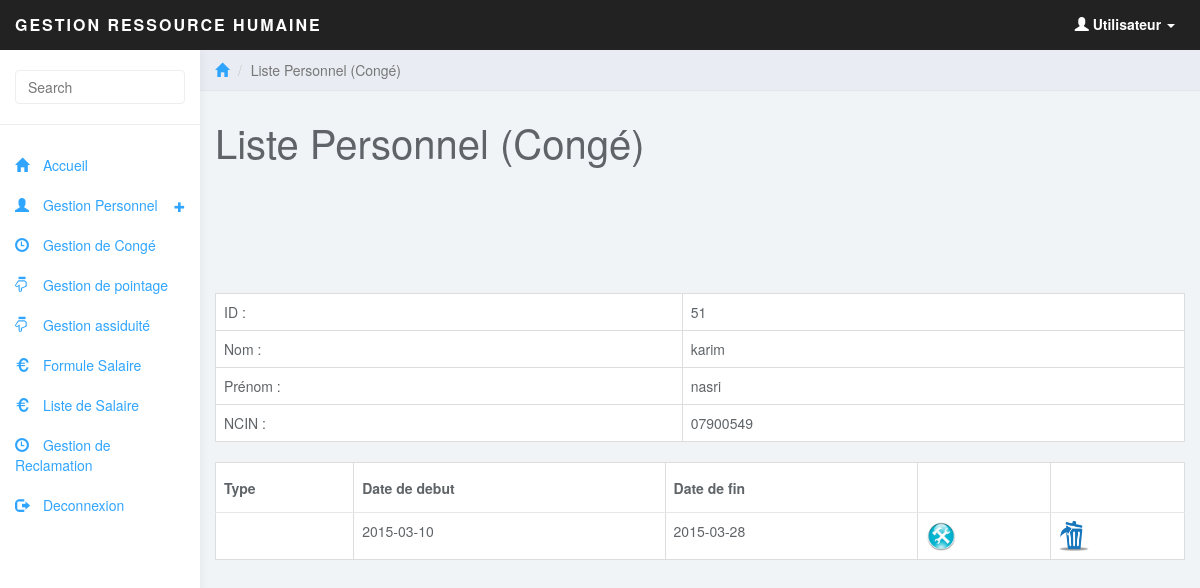
Page /user/afficher_conge.php?id=51 (signed in) on the committed database.
### tables this page shows
CREATE TABLE IF NOT EXISTS `personnel` (
  `id_personnel` int(100) NOT NULL AUTO_INCREMENT,
  `poste` text NOT NULL,
  `ncin` text NOT NULL,
  `email` text NOT NULL,
  `tel` text NOT NULL,
  `nom` text NOT NULL,
  `prenom` text NOT NULL,
  `id_departement` int(11) NOT NULL,
  `id_user` int(11) NOT NULL,
  PRIMARY KEY (`id_personnel`),
  KEY `id_departement` (`id_departement`),
  KEY `id_user` (`id_user`)
);

CREATE TABLE IF NOT EXISTS `conge` (
  `id_conge` int(11) NOT NULL AUTO_INCREMENT,
  `type` text NOT NULL,
  `debut` date NOT NULL,
  `fin` date NOT NULL,
  `id_personnel` int(100) NOT NULL,
  PRIMARY KEY (`id_conge`),
  KEY `id_personnel` (`id_personnel`)
);

### user/class/class.php (called while the page is built, shortened)
<?php
 require_once("DataBase.php");
 require_once("user.php");
 require_once("personnel.php");
 require_once("conge.php");
  $per= new personnel();
?>

### user/class/DataBase.php (called while the page is built, shortened)
<?php
class Database {
	public static function connect() {
			$connexion = new PDO('mysql:host=localhost;dbname=rh', 'root', '');
			$connexion->exec("SET CHARACTER SET utf8");
		return $connexion;
	}
}
?>

### user/class/personnel.php (called while the page is built, shortened)
<?php
require_once("DataBase.php");
class personnel
{
	public function select_personnel($id)
	{
		$select = DataBase::connect()->query("select * from personnel as p INNER JOIN departement as d ON p.id_departement=d.id_departement where id_personnel=$id");
		$liste = $select->fetchAll(PDO::FETCH_ASSOC);
		return $liste;
	}
}
?>

### user/afficher_conge.php (the view, shortened to what this page needs)
<?php
include('include/header.php')
?>
	<div class="col-sm-9 col-sm-offset-3 col-lg-10 col-lg-offset-2 main">
		<div class="row">
			<ol class="breadcrumb">
				<li><a href="#"><span class="glyphicon glyphicon-home"></span></a></li>
				<li class="active">Liste Personnel (Congé)</li>
			</ol>
		</div>
		<div class="row">
			<div class="col-lg-12">
				<h1 class="page-header">Liste Personnel (Congé)</h1>
			</div>
		</div>
		<br><br>
 <?php
 $per->affichage();
 ?>
 <br>
		<?php
		$id = $_GET['id'];
		$liste = $per->select_personnel($id);
		foreach($liste as $row) {
		?>
		<br><br>
<table class="table table-responsive table-bordered table-hover">
<tr>
<td>
ID :
</td>
<td>
<?php echo $row['id_personnel']; ?>
</td>
</tr>
<tr>
<td>
Nom :
</td>
<td>
<?php echo $row['nom']; ?>
</td>
</tr>
<tr>
<td>
Prénom :
</td>
<td>
  <?php echo $row['prenom']; ?>
</td>
</tr>
<tr>
<td>
NCIN :
</td>
<td>
 <?php echo $row['ncin']; ?>
</td>
</tr>
</table>
<?php } ?>
		<table class="table table-responsive table-bordered table-hover">
		<thead>
		<tr>
		<th>Type</th><th>Date de debut</th><th>Date de fin</th><th></th><th></th>
		</tr>
		</thead>
		<tbody>
		<?php
		$cong->liste_conge_id($id);
		?>
		</tbody>
		</table>
	</div>
</body>
</html>

### user/class/conge.php (shortened to what this page needs)
<?php
require_once("DataBase.php");
class conge
{
	public function liste_conge_id($id)
	{
		$select = DataBase::connect()->query("select * from conge where id_personnel='$id' ORDER BY id_conge DESC");
		while($donnees = $select->fetch(PDO::FETCH_OBJ))
		{
			$id_conge= $donnees->id_conge;
			$debut= $donnees->debut;
			$fin= $donnees->fin;
			echo "<tr>";
			echo "<td>";
			echo "</td>";
			echo "<td>";
			echo $debut;
			echo "</td>";
			echo "<td>";
			echo $fin;
			echo "</td>";
			echo "<td>";
			echo "<a href='modifier_conge.php?id=$id&id_c=$id_conge'>";
			echo " <img src='img/modif.jpg' width='30' height='30'></img> </a>";
			echo "</td>";
			echo "<td>";
			echo "<a href='supprimer_conge.php?id=$id&id_conge=$id_conge'  onclick='if (confirm(&quot;Voulez vous vraiment supprimer le congé ?&quot;)) { return true; } return false;'>";
			echo " <img src='img/del.png' width='30' height='30'></img> </a>";
			echo "</td>";
			echo "</tr>";
		}
	}
}
?>

### user/css/styles.css (style rules this page uses)
body { background: #f1f4f7; padding-top: 50px; color: #5f6468; }
a, a:hover, a:focus { color: #30a5ff; }
h1, h2, h3, h4, h5, h6 { color: #5f6468; }
h1 { font-weight: 300; font-size: 40px; }
.breadcrumb { border-radius: 0; padding: 10px 15px; background: #e9ecf2; box-shadow: 0 1px 1px rgba(0, 0, 0, .05); margin: 0 ; }
h1.page-header { margin-top: 30px; border-bottom: 0; }
.table { background: #fff; }
.table>thead>tr>th { border-bottom: 1px solid #e6e7e8; vertical-align: middle; height: 50px; }

### rows in the picture
personnel: id_personnel "51", nom "karim", prenom "nasri", ncin "07900549"
conge: debut "2015-03-10", fin "2015-03-28"
